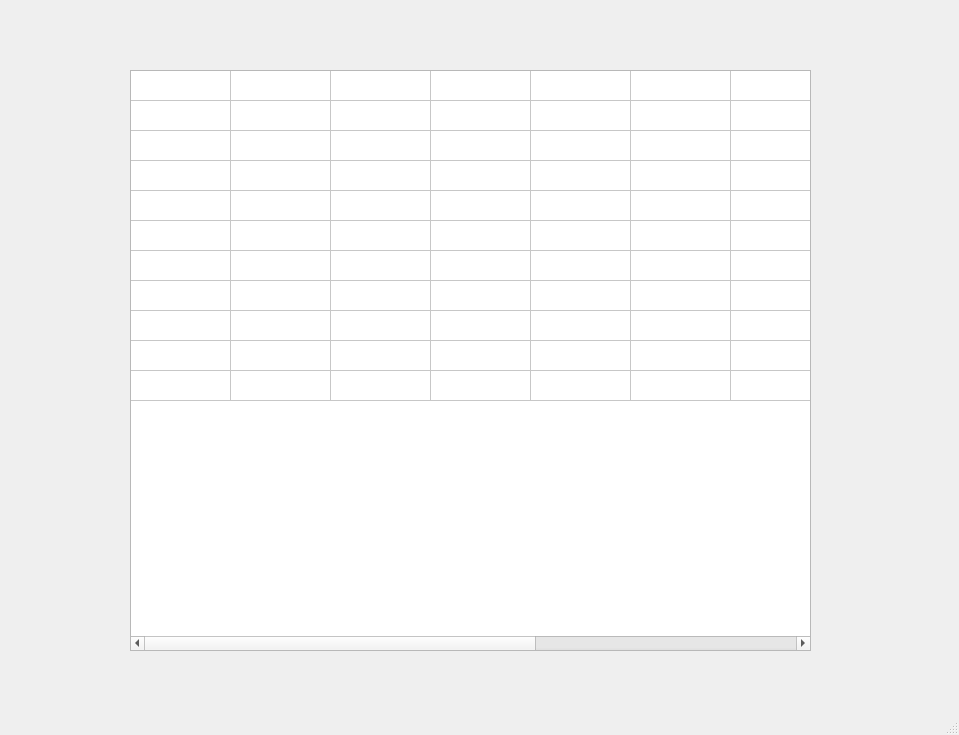
<?xml version="1.0" encoding="UTF-8"?>
<ui version="4.0">
 <class>MainWindow</class>
 <widget class="QMainWindow" name="MainWindow">
  <property name="geometry">
   <rect>
    <x>0</x>
    <y>0</y>
    <width>959</width>
    <height>735</height>
   </rect>
  </property>
  <property name="windowTitle">
   <string>MainWindow</string>
  </property>
  <widget class="QWidget" name="centralwidget">
   <widget class="QTableWidget" name="tableWidget">
    <property name="geometry">
     <rect>
      <x>130</x>
      <y>70</y>
      <width>681</width>
      <height>581</height>
     </rect>
    </property>
    <property name="showGrid">
     <bool>true</bool>
    </property>
    <property name="gridStyle">
     <enum>Qt::SolidLine</enum>
    </property>
    <property name="rowCount">
     <number>11</number>
    </property>
    <property name="columnCount">
     <number>10</number>
    </property>
    <attribute name="horizontalHeaderVisible">
     <bool>false</bool>
    </attribute>
    <attribute name="horizontalHeaderShowSortIndicator" stdset="0">
     <bool>false</bool>
    </attribute>
    <attribute name="verticalHeaderVisible">
     <bool>false</bool>
    </attribute>
    <row/>
    <row/>
    <row/>
    <row/>
    <row/>
    <row/>
    <row/>
    <row/>
    <row/>
    <row/>
    <row/>
    <column/>
    <column/>
    <column/>
    <column/>
    <column/>
    <column/>
    <column/>
    <column/>
    <column/>
    <column/>
   </widget>
  </widget>
  <widget class="QMenuBar" name="menubar">
   <property name="geometry">
    <rect>
     <x>0</x>
     <y>0</y>
     <width>959</width>
     <height>26</height>
    </rect>
   </property>
  </widget>
  <widget class="QStatusBar" name="statusbar"/>
 </widget>
 <resources/>
 <connections/>
</ui>
